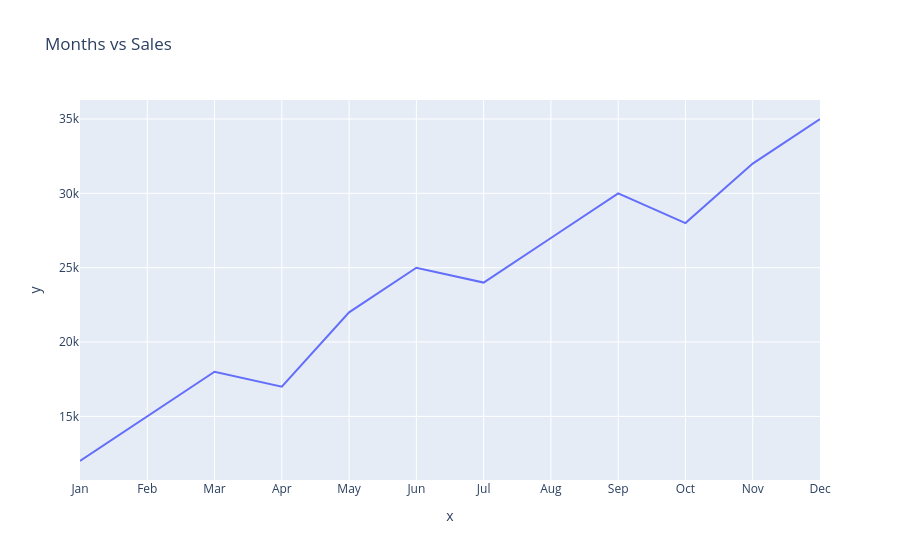

Notebook code cell kept with this figure:
### Code cell
px.line(x=months ,y=sales,title="Months vs Sales")

### Figure 1 — Plotly figure (JSON) as saved in the notebook; plotly's stock layout.template omitted (floating-point values rounded to 4 significant figures)
{"data": [{"hovertemplate": "x=%{x}<br>y=%{y}<extra></extra>", "legendgroup": "", "line": {"color": "#636efa", "dash": "solid"}, "marker": {"symbol": "circle"}, "mode": "lines", "name": "", "orientation": "v", "showlegend": false, "type": "scatter", "x": ["Jan", "Feb", "Mar", "Apr", "May", "Jun", "Jul", "Aug", "Sep", "Oct", "Nov", "Dec"], "xaxis": "x", "y": [12000, 15000, 18000, 17000, 22000, 25000, 24000, 27000, 30000, 28000, 32000, 35000], "yaxis": "y"}], "layout": {"legend": {"tracegroupgap": 0}, "title": {"text": "Months vs Sales"}, "xaxis": {"anchor": "y", "domain": [0, 1], "title": {"text": "x"}}, "yaxis": {"anchor": "x", "domain": [0, 1], "title": {"text": "y"}}}}
